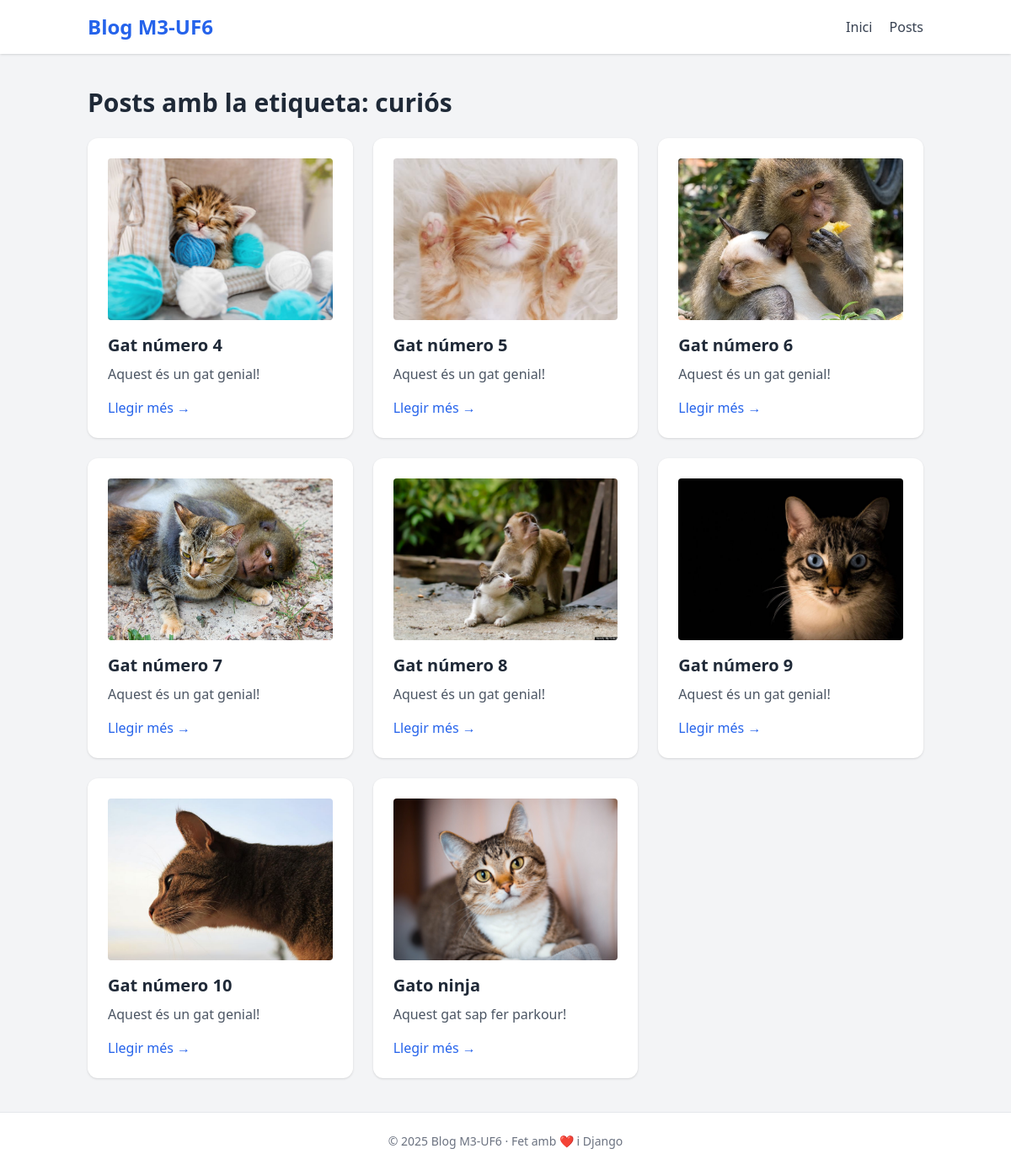
/tags/3/, run on the app's committed database.
### blog/models.py (models this page shows, shortened)
class Tag(models.Model):
    caption = models.CharField(max_length=20)

class Post(models.Model):
    title = models.CharField(max_length=200)
    excerpt = models.TextField()
    image = models.CharField(max_length=100)
    date = models.DateField()
    slug = models.SlugField(unique=True)
    content = models.TextField()
    author = models.ForeignKey(
        Author,
        on_delete=models.SET_NULL,
        null=True,
        related_name="posts"
    )
    tags = models.ManyToManyField(Tag)

### blog/views.py (the view)
# urls.py: path("tags/<int:id>/", views.posts_by_tag, name="tag-posts"),
def posts_by_tag(request, id):
    tag = Tag.objects.get(id=id)
    posts = tag.post_set.all()
    return render(request, "blog/tag_post.html", {
        "tag": tag,
        "posts": posts
    })

### blog/templates/blog/tag_post.html (shortened to what this page needs)
{% extends "blog/base.html" %}
{% block content %}
  <h1 class="text-3xl font-bold mb-6">Posts amb la etiqueta: {{ tag.caption }}</h1>
  <div class="grid md:grid-cols-2 lg:grid-cols-3 gap-6">
    {% for post in posts %}
      {% include "blog/includes/_post_card.html" with post=post %}
    {% empty %}
      <p>No hi ha posts amb aquesta etiqueta.</p>
    {% endfor %}
  </div>
{% endblock %}

### blog/templates/blog/base.html (shortened to what this page needs)
<!DOCTYPE html>
<html lang="ca">
<head>
  <script src="https://cdn.tailwindcss.com"></script>
</head>
<body class="bg-gray-100 text-gray-800 font-sans">
  <nav class="bg-white shadow">
    <div class="container mx-auto px-4 py-4 flex justify-between items-center">
      <a href="{% url 'starting-page' %}" class="text-2xl font-bold text-blue-600">Blog M3-UF6</a>
      <div class="space-x-4">
        <a href="{% url 'starting-page' %}" class="text-gray-700 hover:text-blue-500">Inici</a>
        <a href="{% url 'posts-list' %}" class="text-gray-700 hover:text-blue-500">Posts</a>
      </div>
    </div>
  </nav>
  <main class="container mx-auto px-4 py-10">
    {% block content %}{% endblock %}
  </main>
  <footer class="bg-white text-center text-sm py-6 text-gray-500 border-t">
    © 2025 Blog M3-UF6 · Fet amb ❤️ i Django
  </footer>
</body>
</html>

### blog/templates/blog/includes/_post_card.html
{% load static %}
<div class="bg-white p-6 rounded-xl shadow hover:shadow-md transition">
  <img src="{% static post.image %}" alt="Post image" class="w-full h-48 object-cover rounded mb-4">
  <h3 class="text-xl font-bold mb-2">{{ post.title }}</h3>
  <p class="text-gray-600 mb-4">{{ post.excerpt }}</p>
  <a href="{% url 'posts-detail-page' post.slug %}" class="inline-block text-blue-600 hover:underline">Llegir més →</a>
</div>

### data on the page
Tag: caption "curiós"
Post: image (picture), title "Gat número 4", excerpt "Aquest és un gat genial!"
Post: image (picture), title "Gat número 5", excerpt "Aquest és un gat genial!"
Post: image (picture), title "Gat número 6", excerpt "Aquest és un gat genial!"
Post: image (picture), title "Gat número 7", excerpt "Aquest és un gat genial!"
Post: image (picture), title "Gat número 8", excerpt "Aquest és un gat genial!"
Post: image (picture), title "Gat número 9", excerpt "Aquest és un gat genial!"
Post: image (picture), title "Gat número 10", excerpt "Aquest és un gat genial!"
Post: image (picture), title "Gato ninja", excerpt "Aquest gat sap fer parkour!"
